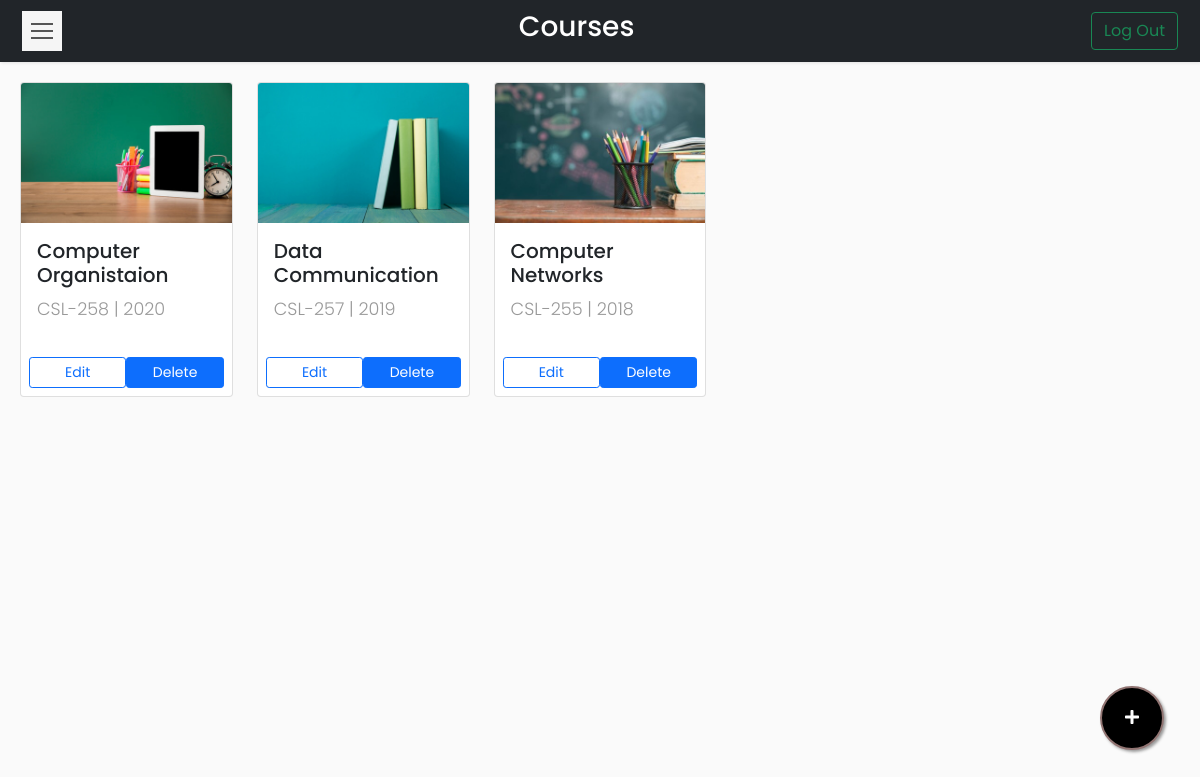
The app's page /Codes/teacher_courses_admin.php?id=1 (signed in) with its own data.
### tables this page shows
CREATE TABLE `courses` (
  `id` int(11) NOT NULL,
  `course_name` varchar(50) NOT NULL,
  `course_code` varchar(20) NOT NULL,
  `batch` varchar(20) NOT NULL,
  `semester` varchar(20) NOT NULL,
  `mct1` int(11) NOT NULL,
  `mct2` int(11) NOT NULL,
  `mct3` int(11) NOT NULL,
  `mct4` int(11) NOT NULL,
  `mmt1` int(11) NOT NULL,
  `mmt2` int(11) NOT NULL,
  `mta` int(11) NOT NULL,
  `met` int(11) NOT NULL,
  `mt` int(11) NOT NULL,
  `flag` tinyint(1) DEFAULT 0,
  `type` varchar(5) DEFAULT NULL
);

### Codes/teacher_courses_admin.php (the view, shortened to what this page needs)
<?php
if (isset($_SESSION['id'])) {
    require_once __DIR__ . '/connection/connect.php';
    $id = $_GET['id'];
?>
    <!DOCTYPE html>
    <html>
    <head>
        <link rel="stylesheet" href="css/bootstrap.min.css" />
        <link rel="stylesheet" href="css/custom.css" />
    </head>
    <body>
        <nav class="navbar navbar-light bg-dark">
            <div class="container-fluid">
                <button type="button" id="sidebarCollapse" class="navbar-btn">
                    <span></span>
                    <span></span>
                    <span></span>
                </button>
                <span class="text-white h3">Courses</span>
                <form class="d-flex">
                    <a href="logout.php">
                        <button class="btn btn-outline-success" type="button">Log Out</button>
                    </a>
                </form>
            </div>
        </nav>
        <div class="wrapper">
            <div id="content">
                <button type="button" id="addIcon" data-bs-toggle="modal" data-bs-target="#new_course">
                    <i class="fa fa-plus"></i>
                </button>
                <div class="row row-cols-1 row-cols-md-5 g-4">
                    <?php
                    $sql = "SELECT course_name,course_code,batch FROM courses WHERE id=$id ORDER BY batch DESC";
                    $result = $conn->query($sql);
                    $i = 1;
                    while ($row = $result->fetch_assoc()) {
                    ?>
                        <div class="col">
                            <div class="card h-100 d-flex">
                                <a href="coursetable.php?course=<?php echo $row['course_code']; ?>">
                                    <img src="images/img<?php echo $i ?>.jpg" class="card-img-top" alt="Course Image">
                                    <div class="card-body">
                                        <h5 class="card-title"><?php echo $row['course_name'] ?></h5>
                                        <p class="card-text"><?php echo $row['course_code'] ?><?php echo " | " . $row['batch'] ?></p>
                                    </div>
                                </a>
                                <div class="button mt-2 d-flex flex-row align-items-center p-2">
                                    <button class="btn btn-sm btn-outline-primary w-100" data-bs-toggle="modal" data-bs-target="#edit_course" data-bs-whatever="<?php echo $row['course_code'] ?>">Edit</button>
                                    <button class="btn btn-sm btn-primary w-100 ml-2" data-bs-toggle="modal" data-bs-target="#delete_course" data-bs-whatever="<?php echo $row['course_code'] ?>">Delete</button>
                                </div>
                            </div>
                        </div>
                    <?php
                        $i++;
                    } ?>
                </div>
            </div>
        </div>
    <?php
} else {
    header('Location: index.php?error=INVALID USER');
    exit();
}
    ?>
    </body>
    </html>

### Codes/css/custom.css (style rules this page uses)
body { font-family: "Poppins", sans-serif; background: #fafafa; max-height: 100vh !important; overflow-y: scroll; }
p { font-family: "Poppins", sans-serif; font-size: 1.1em; font-weight: 300; line-height: 1.7em; color: #999; }
a, a:hover, a:focus { color: inherit; text-decoration: none; transition: all 0.3s; }
.navbar { padding: 10px 10px; background: #fff; border: none; border-radius: 5; margin-bottom: 0px; box-shadow: 1px 1px 3px rgba(0, 0, 0, 0.1); }
.navbar-btn { box-shadow: none; outline: none !important; border: none; }
.wrapper { display: flex; width: 100%; align-items: stretch; perspective: 1500px; height: 100%; overflow-y: hidden; }
#content { width: 100%; min-height: 93vh; padding: 20px; transition: all 0.3s; }
#sidebarCollapse { width: 40px; height: 40px; background: #f5f5f5; cursor: pointer; }
#sidebarCollapse span { width: 80%; height: 2px; margin: 0 auto; display: block; background: #555; transition: all 0.8s cubic-bezier(0.81, -0.33, 0.345, 1.375); transition-delay: 0.2s; }
#sidebarCollapse span:first-of-type { transform: rotate(45deg) translate(2px, 2px); }
#sidebarCollapse span:nth-of-type(2) { opacity: 0; }
#sidebarCollapse span:last-of-type { transform: rotate(-45deg) translate(1px, -1px); }
@media (max-width: 10000px) { #sidebarCollapse span:first-of-type, #sidebarCollapse span:nth-of-type(2), #sidebarCollapse span:last-of-type { transform: none; opacity: 1; margin: 5px auto; } }
.card { transition: all 0.5s ease; justify-content: space-between; }
#addIcon { position: fixed !important; width:8vh; height:8vh; right: 3vw; bottom: 7vh; z-index: 10; background-color:black; border: 2px solid #917472; color:#FFF; border-radius:50%; box-shadow: 2px 2px 3px #999; }

### records on screen
courses: shows a picture, course_name "Computer Organistaion", course_code "CSL-258", batch "2020"
courses: shows a picture, course_name "Data Communication", course_code "CSL-257", batch "2019"
courses: shows a picture, course_name "Computer Networks", course_code "CSL-255", batch "2018"
